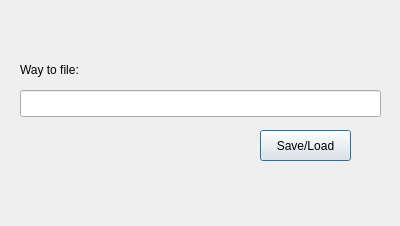
<?xml version="1.0" encoding="UTF-8"?>
<ui version="4.0">
 <class>takeput</class>
 <widget class="QDialog" name="takeput">
  <property name="geometry">
   <rect>
    <x>0</x>
    <y>0</y>
    <width>400</width>
    <height>226</height>
   </rect>
  </property>
  <property name="windowTitle">
   <string>Dialog</string>
  </property>
  <widget class="QLineEdit" name="way">
   <property name="geometry">
    <rect>
     <x>20</x>
     <y>90</y>
     <width>361</width>
     <height>27</height>
    </rect>
   </property>
  </widget>
  <widget class="QLabel" name="label">
   <property name="geometry">
    <rect>
     <x>20</x>
     <y>60</y>
     <width>81</width>
     <height>19</height>
    </rect>
   </property>
   <property name="text">
    <string>Way to file:</string>
   </property>
  </widget>
  <widget class="QPushButton" name="pushButton">
   <property name="geometry">
    <rect>
     <x>260</x>
     <y>130</y>
     <width>91</width>
     <height>31</height>
    </rect>
   </property>
   <property name="text">
    <string>Save/Load</string>
   </property>
  </widget>
 </widget>
 <resources/>
 <connections/>
</ui>
